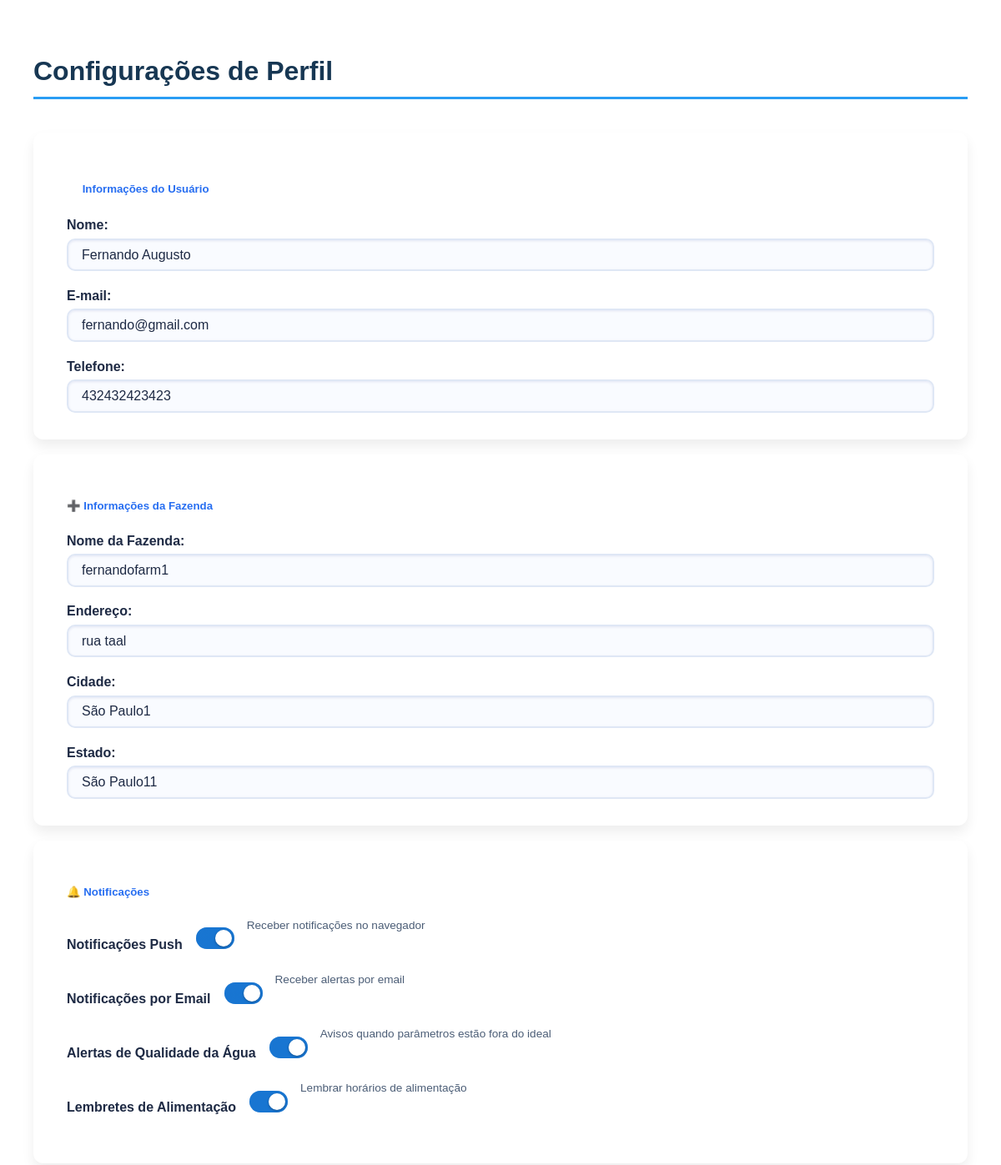
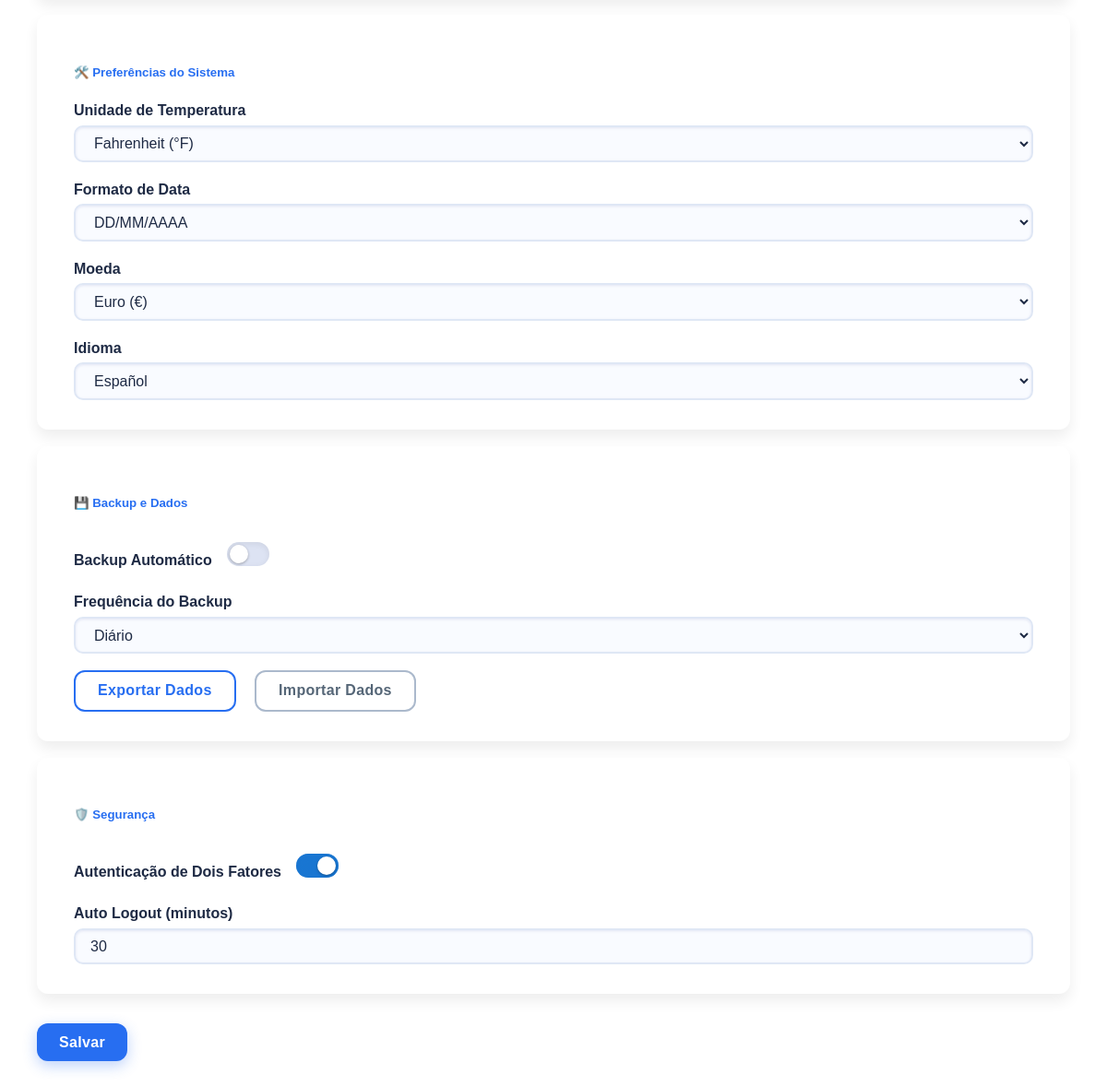
Page /cfg/ (signed in) on the committed database (2 pictures, top to bottom).
### core/models.py (models this page shows, shortened)
class Usuario(AbstractUser):
    NOTIFICACAO_CHOICES = [
        ('Email', 'Email'),
        ('SMS', 'SMS'),
        ('Email e SMS', 'Email e SMS'),
    ]
    TEMPERATURA_CHOICES = [
        ('C', 'Celsius (°C)'),
        ('F', 'Fahrenheit (°F)'),
    ]
    DATA_CHOICES = [
        ('DD/MM/AAAA', 'DD/MM/AAAA'),
        ('MM/DD/AAAA', 'MM/DD/AAAA'),
        ('AAAA/MM/DD', 'AAAA/MM/DD'),
    ]
    MOEDA_CHOICES = [
        ('R$', 'Real (R$)'),
        ('$', 'Dólar ($)'),
        ('€', 'Euro (€)'),
    ]
    IDIOMA_CHOICES = [
        ('pt-BR', 'Português (Brasil)'),
        ('en-US', 'English (US)'),
        ('es', 'Español'),
    ]
    BACKUP_CHOICES = [
        ('Diário', 'Diário'),
        ('Semanal', 'Semanal'),
        ('Mensal', 'Mensal'),
    ]
    telefone = models.CharField(max_length=20, blank=True)
    preferencia_notificacao = models.CharField(max_length=20, choices=NOTIFICACAO_CHOICES, blank=True)
    aceitou_termos = models.BooleanField(default=False)
    nome_fazenda = models.CharField(max_length=100, blank=True)
    endereco_fazenda = models.CharField(max_length=255, blank=True)
    cidade = models.CharField(max_length=100, blank=True)
    estado = models.CharField(max_length=100, blank=True)
    notificacoes_push = models.BooleanField(default=False)
    notificacoes_email = models.BooleanField(default=False)
    alertas_agua = models.BooleanField(default=False)
    lembretes_alimentacao = models.BooleanField(default=False)
    temperatura = models.CharField(max_length=1, choices=TEMPERATURA_CHOICES, default='C')
    formato_data = models.CharField(max_length=12, choices=DATA_CHOICES, default='DD/MM/AAAA')
    moeda = models.CharField(max_length=3, choices=MOEDA_CHOICES, default='R$')
    idioma = models.CharField(max_length=10, choices=IDIOMA_CHOICES, default='pt-BR')
    backup_automatico = models.BooleanField(default=False)
    frequencia_backup = models.CharField(max_length=10, choices=BACKUP_CHOICES, default='Semanal')
    autenticacao_dois_fatores = models.BooleanField(default=False)
    tempo_auto_logout = models.PositiveIntegerField(default=30)

### core/views.py (the view)
# urls.py: path('cfg/', views.cfg, name='cfg'),
def cfg(request):
    return render (request, 'front/cfg.html')

### core/templates/front/cfg.html (shortened to what this page needs)
{% load static %}
<div class="content flex-grow-1 container-fluid">
  <h2 class="mb-4">Configurações de Perfil</h2>
  <form id="form-configuracoes">
    <div class="row">
      <div class="col-md-6">
        <div class="card mb-3 section">
          <h5><i style='font-size:20px' class='fas'>&#xf406;</i> Informações do Usuário</h5>
          <label for="nome"><strong>Nome:</strong></label>
          <input id="nome" name="nome" type="text" class="form-control" placeholder="Fulano da Silva"
                 value="{{ request.user.first_name|default:request.user.username }}">
          <label for="email"><strong>E-mail:</strong></label>
          <input id="email" name="email" type="email" class="form-control" placeholder="fulano@gmail.com"
                 value="{{ request.user.email }}">
          <label for="telefone"><strong>Telefone:</strong></label>
          <input id="telefone" name="telefone" type="tel" class="form-control" placeholder="(99) 99999-9999"
                 value="{{ request.user.telefone|default:'' }}">
        </div>
      </div>
      <br>
      <div class="col-md-6">
        <div class="card mb-3 section">
          <h5>➕ Informações da Fazenda</h5>
          <label for="nome_fazenda"><strong>Nome da Fazenda:</strong></label>
          <input id="nome_fazenda" name="nome_fazenda" type="text" class="form-control" value="{{ request.user.nome_fazenda|default:request.user.nome_fazenda }}">
          <label for="endereco_fazenda"><strong>Endereço:</strong></label>
          <input id="endereco_fazenda" name="endereco_fazenda" type="text" class="form-control" value="{{ request.user.endereco_fazenda|default:'' }}">
          <label for="cidade"><strong>Cidade:</strong></label>
          <input id="cidade" name="cidade" type="text" class="form-control" value="{{ request.user.cidade|default:'' }}">
          <label for="estado"><strong>Estado:</strong></label>
          <input id="estado" name="estado" type="text" class="form-control" value="{{ request.user.estado|default:'' }}">
        </div>
      </div>
    </div>
<br>
    <div class="row">
      <div class="col-md-6">
        <div class="card mb-3 section">
          <h5>🔔 Notificações</h5>
          <div class="form-check form-switch mb-2">
      <label class="form-check-label" for="notificacoes_push"><strong>Notificações Push</strong></label>
      <input id="notificacoes_push" name="notificacoes_push" class="form-check-input" type="checkbox" {% if user.notificacoes_push %}checked{% endif %}>
      <p class="texto-pequeno">Receber notificações no navegador</p>
    </div>
    <div class="form-check form-switch mb-2">
      <label class="form-check-label" for="notificacoes_email"><strong>Notificações por Email</strong></label>
      <input id="notificacoes_email" name="notificacoes_email" class="form-check-input" type="checkbox" {% if user.notificacoes_email %}checked{% endif %}>
      <p class="texto-pequeno">Receber alertas por email</p>
    </div>
    <div class="form-check form-switch mb-2">
      <label class="form-check-label" for="alerta_agua"><strong>Alertas de Qualidade da Água</strong></label>
      <input id="alerta_agua" name="alerta_agua" class="form-check-input" type="checkbox" {% if user.alertas_agua %}checked{% endif %}>
      <p class="texto-pequeno">Avisos quando parâmetros estão fora do ideal</p>
    </div>
    <div class="form-check form-switch mb-2">
      <label class="form-check-label" for="lembrete_alimentacao"><strong>Lembretes de Alimentação</strong></label>
      <input id="lembrete_alimentacao" name="lembrete_alimentacao" class="form-check-input" type="checkbox" {% if user.lembretes_alimentacao %}checked{% endif %}>
      <p class="texto-pequeno">Lembrar horários de alimentação</p>
    </div>
        </div>
      </div>
<br>
      <div class="col-md-6">
        <div class="card mb-3 section">
          <h5>🛠️ Preferências do Sistema</h5>
          <label for="temperatura"><strong>Unidade de Temperatura</strong></label>
          <select id="temperatura" name="temperatura" class="form-select mb-2">
            <option value="F" {% if user.temperatura == "F" %}selected{% endif %}>Fahrenheit (°F)</option>
          </select>
          <label for="formato_data"><strong>Formato de Data</strong></label>
          <select id="formato_data" name="formato_data" class="form-select mb-2">
            <option {% if user.formato_data == "DD/MM/AAAA" %}selected{% endif %}>DD/MM/AAAA</option>
          </select>
          <label for="moeda"><strong>Moeda</strong></label>
          <select id="moeda" name="moeda" class="form-select mb-2">
            <option value="€" {% if user.moeda == "€" %}selected{% endif %}>Euro (€)</option>
          </select>
          <label for="idioma"><strong>Idioma</strong></label>
          <select id="idioma" name="idioma" class="form-select mb-2">
            <option value="es" {% if user.idioma == "es" %}selected{% endif %}>Español</option>
          </select>
        </div>
      </div>
    </div>
<br>
    <div class="row">
      <div class="col-md-6">
        <div class="card mb-3 section">
          <h5>💾 Backup e Dados</h5>
          <div class="form-check form-switch mb-2">
            <label class="form-check-label" for="backup_auto"><strong>Backup Automático</strong></label>
            <input id="backup_auto" name="backup_auto" class="form-check-input" type="checkbox" {% if user.backup_automatico %}checked{% endif %}>
          </div>
          <label for="frequencia_backup"><strong>Frequência do Backup</strong></label>
          <select id="frequencia_backup" name="frequencia_backup" class="form-select mb-3">
            <option {% if user_config.frequencia_backup == "Diário" %}selected{% endif %}>Diário</option>
          </select>
<br>
<br>
          <button type="button" class="btn btn-outline-primary">Exportar Dados</button>
          <button type="button" class="btn btn-outline-secondary">Importar Dados</button>
        </div>
      </div>
<br>
      <div class="col-md-6">
        <div class="card mb-3 section">
          <h5>🛡️ Segurança</h5>
          <div class="form-check form-switch mb-2">
            <label class="form-check-label" for="dois_fatores"><strong>Autenticação de Dois Fatores</strong></label>
            <input id="dois_fatores" name="dois_fatores" class="form-check-input" type="checkbox" {% if user.autenticacao_dois_fatores %}checked{% endif %}>
          </div>
          <label for="logout_auto"><strong>Auto Logout (minutos)</strong></label>
          <input id="logout_auto" name="logout_auto" type="number" class="form-control" value="{{ user_config.logout_auto|default:30 }}">
        </div>
      </div>
    </div>
    <div class="row mb-3">
      <div class="col text-end">
        <button id="salvar-configuracoes" class="btn btn-primary">Salvar</button>
      </div>
    </div>
  </form>
</div>

### core/templates/front/cfg.html (style rules this page uses)
.content { padding: 2rem; font-family: 'Poppins', sans-serif; color: #222d39; }
.content h2 { font-weight: 700; font-size: 2rem; color: #173753; border-bottom: 3px solid #2a9df4; padding-bottom: 0.75rem; margin-bottom: 2.5rem; user-select: none; }
.card.section { background: #ffffff; border-radius: 12px; box-shadow: 0 8px 15px rgb(0 0 0 / 0.07); padding: 2rem 2.5rem; transition: transform 0.25s ease, box-shadow 0.25s ease; }
.card.section h5 { color: #276ef1; font-weight: 600; margin-bottom: 1.6rem; user-select: none; }
.card.section label { display: block; font-weight: 600; margin-bottom: 0.4rem; margin-top: 1.3rem; color: #1e2a44; user-select: none; }
.card.section input.form-control, .card.section select.form-select { width: 100%; border: 2px solid #dfe7f5; border-radius: 10px; padding: 0.55rem 1rem; font-size: 1rem; color: #1e2a44; background-color: #f9fbff; transition: border-color 0.3s ease, box-shadow 0.3s ease; box-shadow: inset 0 1px 3px rgb(31 38 135 / 0.1); }
.card.section input.form-control::placeholder { color: #a9b2c3; font-style: italic; }
.form-check.form-switch { display: flex; align-items: center; gap: 0.75rem; margin-top: 1rem; margin-bottom: 1.25rem; }
.form-check-input { -webkit-appearance: none; -moz-appearance: none; appearance: none; width: 46px; height: 26px; background: #dde3f3; border-radius: 13px; position: relative; cursor: pointer; outline: none; transition: background-color 0.3s ease; box-shadow: inset 0 2px 7px rgb(0 0 0 / 0.07); }
.form-check-input:checked { background: #1976d2; box-shadow: inset 0 2px 12px rgb(25 118 210 / 0.7); }
.form-check-input::before { content: ""; position: absolute; top: 3px; left: 3px; width: 20px; height: 20px; border-radius: 50%; background: #fff; transition: transform 0.3s ease; box-shadow: 0 1px 3px rgb(0 0 0 / 0.3); }
.form-check-input:checked::before { transform: translateX(20px); }
.form-check-label { font-weight: 600; color: #1a2533; user-select: none; }
.texto-pequeno { font-size: 0.85rem; color: #4b5d76; margin-top: -1rem; margin-bottom: 1rem; user-select: none; }
.btn { font-weight: 700; border-radius: 12px; padding: 0.7rem 1.5rem; font-size: 1rem; letter-spacing: 0.02em; transition: background-color 0.3s, box-shadow 0.3s; cursor: pointer; border: none; user-select: none; }
.btn-primary { background: #276ef1; color: white; box-shadow: 0 5px 15px rgb(39 110 241 / 0.3); }
.btn-outline-primary { background: transparent; border: 2px solid #276ef1; color: #276ef1; }
.btn-outline-secondary { background: transparent; border: 2px solid #abb9cc; color: #556677; }
.card.section button+button { margin-left: 1rem; }
.row.mb-3>.col.text-end { margin-top: 2rem; }

### rows in the picture
Usuario: nome "Fernando Augusto", email "fernando@gmail.com", telefone "432432423423", nome_fazenda "fernandofarm1", endereco_fazenda "rua taal", cidade "São Paulo1", estado "São Paulo11", notificacoes_push "☑", notificacoes_email "☑", alertas_agua "☑", lembretes_alimentacao "☑", temperatura "Fahrenheit (°F)", formato_data "DD/MM/AAAA", moeda "Euro (€)", idioma "Español", autenticacao_dois_fatores "☑"
